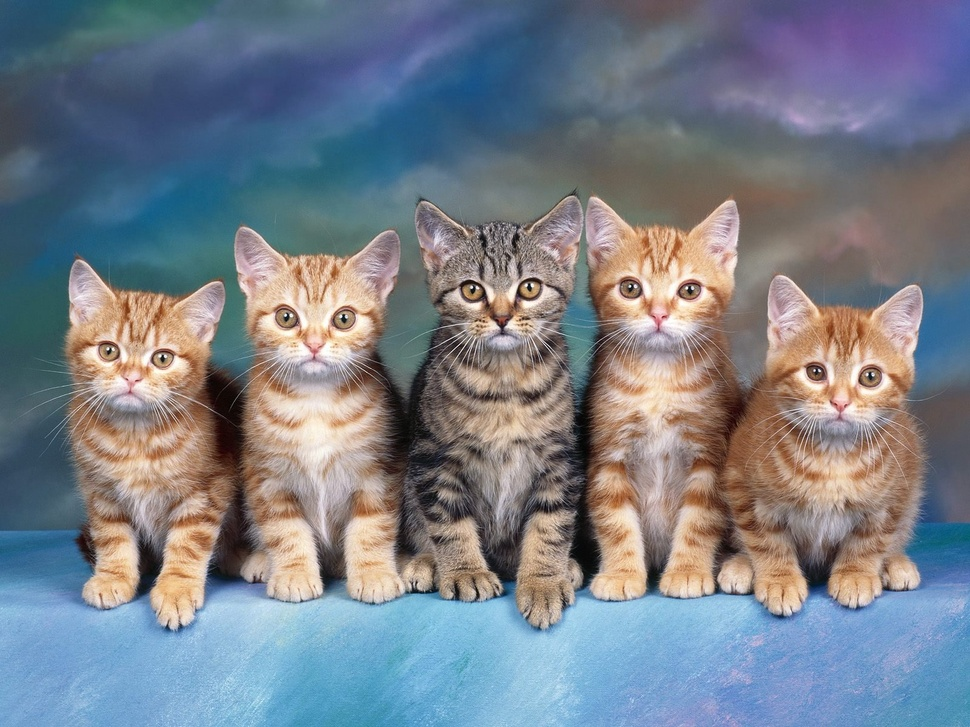
#> input picture shareImage/cat.jpg, 970 x 727 px, shrunk from 1600 x 1200 before the run
$ python W1.L1.image_processing.py   (older library calls are emulated)
#> lines starting #> are read from the running program, lines starting #| are printed output that depends on the picture; after the words box and inside, x2 and y2 are one past the last pixel; in counts of white or black regions, pixels touching at a corner belong together
import cv2
import numpy as np
import matplotlib.pyplot as plt

def main():
    img_compare = []
    image = load_image("shareImage/cat.jpg", title="Cat")
#> in load_image, image is the input picture: shape (727, 970, 3); mean B, G, R 137.5, 127.4, 120.2
    img_compare.append(image[0])
    display_image(image=image[0], title=image[1].__str__())
    img_compare.clear()
    for kernel_size in [(5, 5),(11, 11),(15, 15)]:
        guas = display_gaussian_blur(image=image[0], title='Gaussian Blur', kernel_size=kernel_size, display=False)
        img_compare.append(guas[0])
#> this loop made 3 passes
#> pass 3, in display_gaussian_blur (call 3), `blurred_image = cv2.GaussianBlur(image, kernel_size, sigma)`:
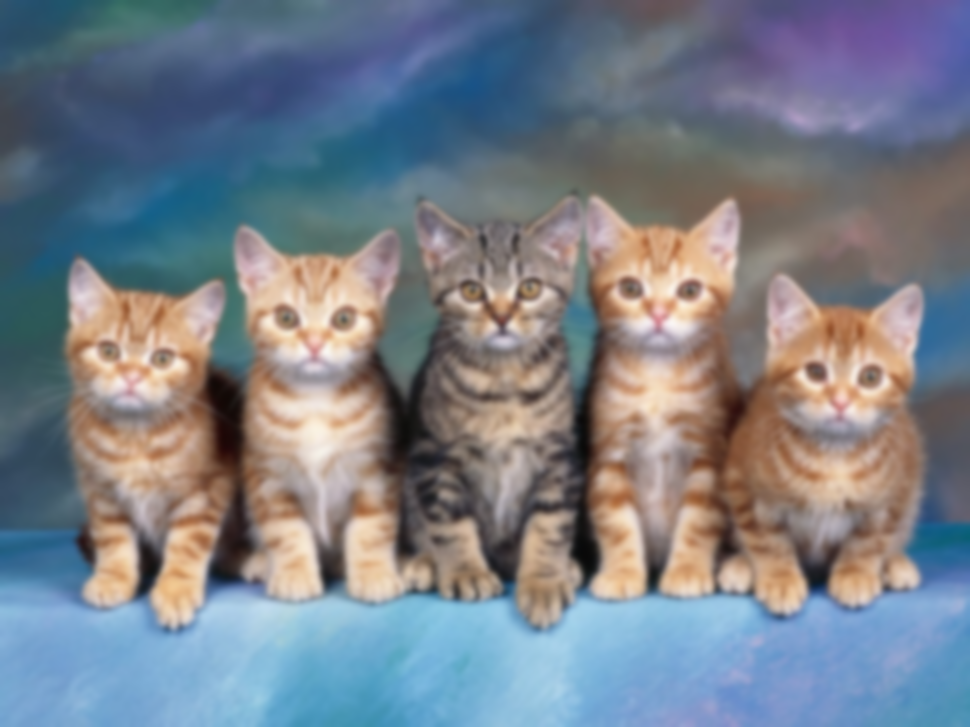
#> blurred_image: shape (727, 970, 3); mean B, G, R 137.5, 127.4, 120.2
#> after the loop, img_compare = 3 items
    display_image(img_compare, title="gaussian blur with different kernel sizes")
#> the loop in display_image (call 2), `for idx, img in enumerate(image):` made 3 passes
#> in display_image (call 2), `plt.show()`:
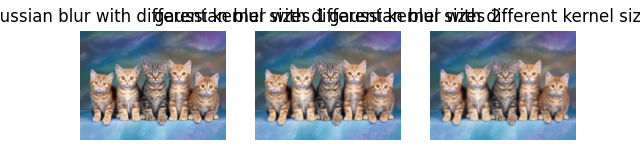
#> figure drawn by matplotlib, 3 panels
    img_compare.clear()
    for method in ["Canny", "Sobel"]:
        edges = edge_detection(image=image[0], title="Cat", method=method, display=False)
        img_compare.append(edges[0])
#> this loop made 2 passes
#> pass 1, in edge_detection, `edges = cv2.Canny(image, 100, 200)`:
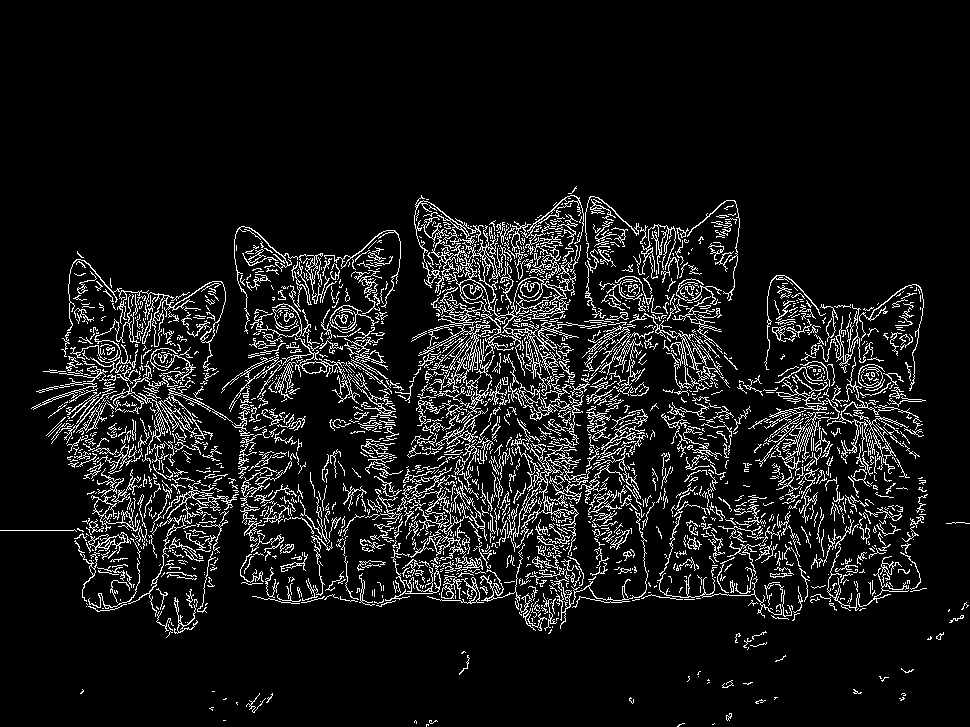
#> edges: shape (727, 970); 8.9% white in thin lines or dots, all inside (x1, y1, x2, y2) = (0, 186, 970, 727)
#> pass 2, in edge_detection (call 2), `gray = cv2.cvtColor(image, cv2.COLOR_BGR2GRAY)`:
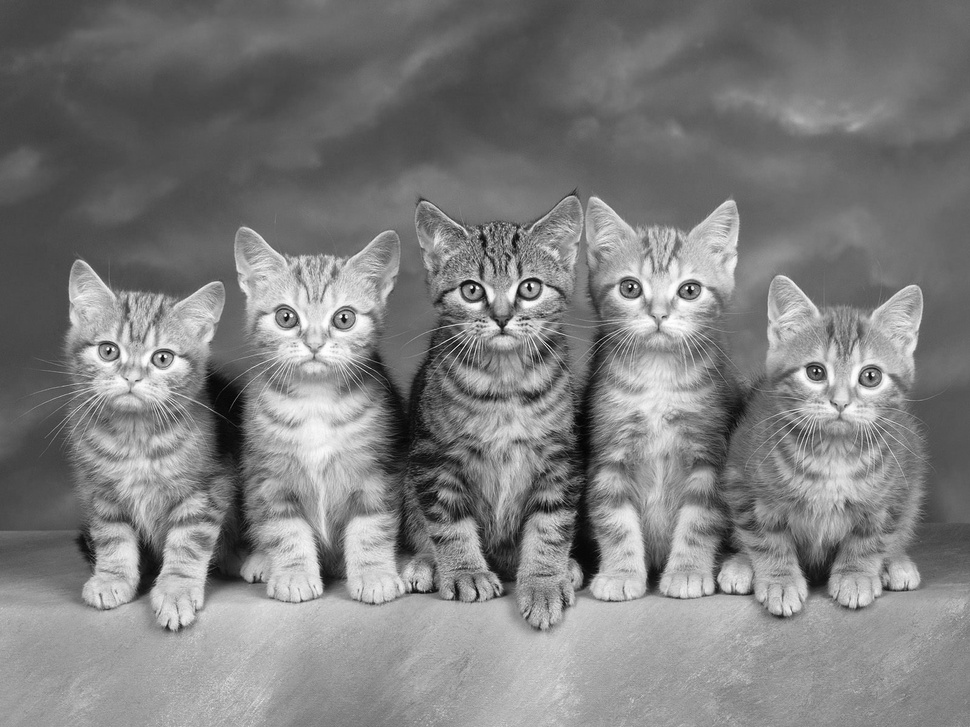
#> gray: shape (727, 970); min 0, max 255, mean 126.4
#> pass 2, in edge_detection (call 2), `sobelx = cv2.Sobel(gray, cv2.CV_64F, 1, 0, ksize=5)`:
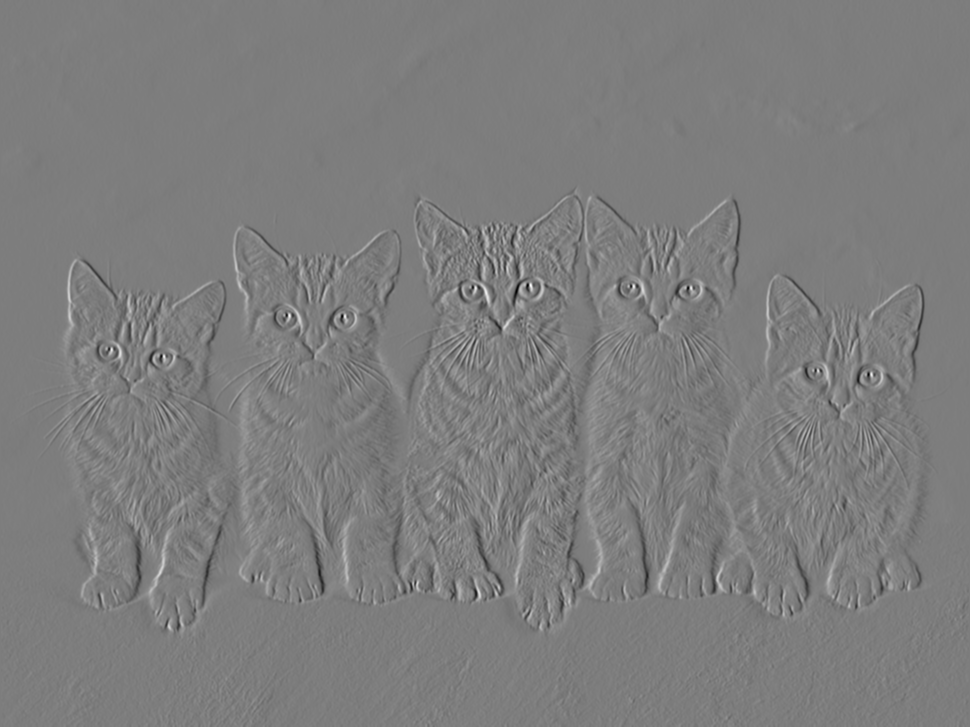
#> sobelx: shape (727, 970) float64; min -9652, max 9938, mean 1.3; drawn with min black and max white
#> pass 2, in edge_detection (call 2), `sobely = cv2.Sobel(gray, cv2.CV_64F, 0, 1, ksize=5)`:
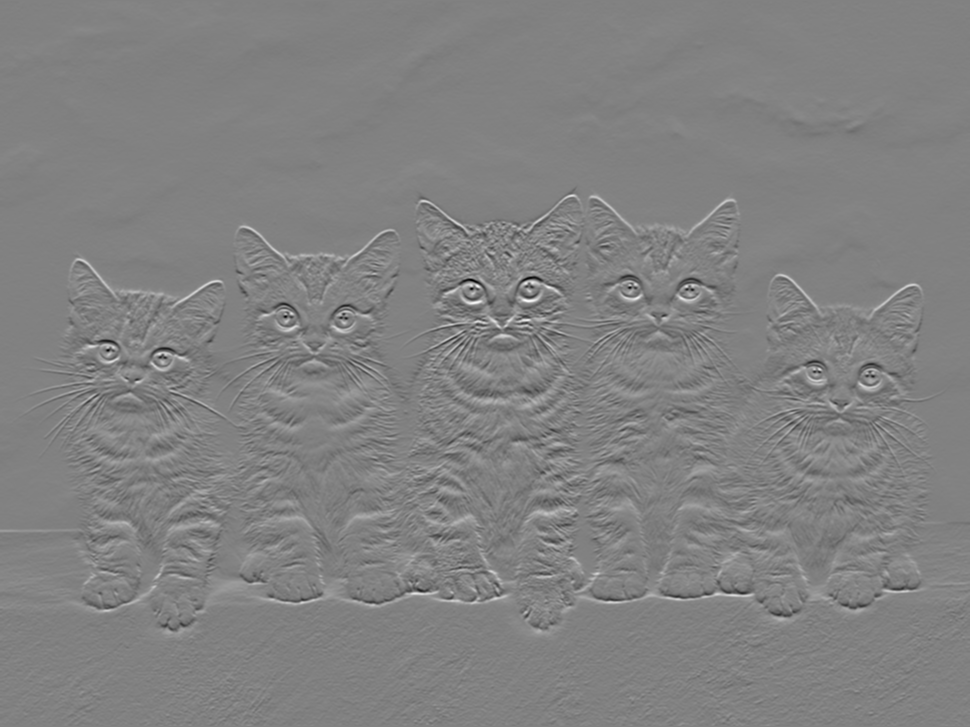
#> sobely: shape (727, 970) float64; min -8574, max 8315, mean 10.5; drawn with min black and max white
#> after the loop, img_compare = 2 items
    display_image(img_compare, title="Edge Detection")
#> call 3 of display_image, with title = 'Edge Detection'
#> the loop in display_image (call 3), `for idx, img in enumerate(image):` made 2 passes
#> in display_image (call 3), `plt.show()`:
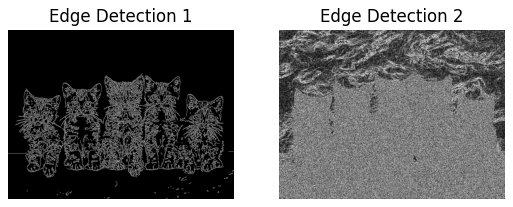
#> figure drawn by matplotlib, 2 panels
    img_compare.clear()


def load_image(file_path, title="Image"):
    image = cv2.imread(file_path)
    if image is None:
        print("Error loading image.")
        return None, None
    return image, title

def display_image(image, title="Image"):
    if image is not None:
        if not isinstance(image, list):
            plt.imshow(cv2.cvtColor(image, cv2.COLOR_BGR2RGB))
            plt.title(title)
            plt.axis("off")
            plt.show()
        elif isinstance(image, list):
            for idx, img in enumerate(image):
                plt.subplot(1, len(image), idx + 1)
                plt.imshow(cv2.cvtColor(img, cv2.COLOR_BGR2RGB))
                plt.title(f"{title} {idx+1}")
                plt.axis("off")
            plt.show()
        else:
            print("Invalid image format for display.")
    else:
        print("No image to display.")

def display_gaussian_blur(image, title="Image", kernel_size=(5, 5), sigma=0, display=True):
    blurred_image = cv2.GaussianBlur(image, kernel_size, sigma)
    if display:
        display_image(blurred_image, f"{title} - Gaussian Blur")
    return blurred_image, f"{title} - Gaussian Blur", kernel_size, sigma

def edge_detection(image, title="Image", method="Canny", display=True):
    if method == "Canny":
        edges = cv2.Canny(image, 100, 200)
    elif method == "Sobel":
        gray = cv2.cvtColor(image, cv2.COLOR_BGR2GRAY)
        sobelx = cv2.Sobel(gray, cv2.CV_64F, 1, 0, ksize=5)
        sobely = cv2.Sobel(gray, cv2.CV_64F, 0, 1, ksize=5)
        edges = cv2.magnitude(sobelx, sobely)
        edges = np.uint8(edges)
    else:
        print("Unsupported edge detection method.")
        return None, None
    if display:
        display_image(edges, f"{title} - {method} Edge Detection")
    return edges, f"{title} - {method} Edge Detection", method


if __name__ == "__main__":
    main()
    print("Image processing module executed successfully.")
